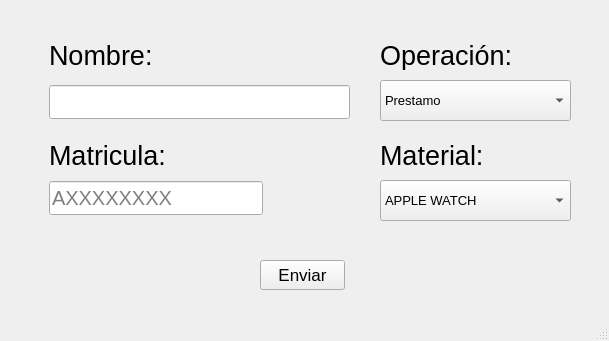
<?xml version="1.0" encoding="UTF-8"?>
<ui version="4.0">
 <class>MainWindow</class>
 <widget class="QMainWindow" name="MainWindow">
  <property name="geometry">
   <rect>
    <x>0</x>
    <y>0</y>
    <width>609</width>
    <height>341</height>
   </rect>
  </property>
  <property name="windowTitle">
   <string>MainWindow</string>
  </property>
  <widget class="QWidget" name="centralwidget">
   <widget class="QLabel" name="label_2">
    <property name="geometry">
     <rect>
      <x>49</x>
      <y>140</y>
      <width>122</width>
      <height>30</height>
     </rect>
    </property>
    <property name="font">
     <font>
      <family>Ubuntu</family>
      <pointsize>20</pointsize>
      <weight>50</weight>
      <bold>false</bold>
     </font>
    </property>
    <property name="text">
     <string>Matricula:</string>
    </property>
   </widget>
   <widget class="QLabel" name="label">
    <property name="geometry">
     <rect>
      <x>49</x>
      <y>40</y>
      <width>107</width>
      <height>30</height>
     </rect>
    </property>
    <property name="font">
     <font>
      <family>Ubuntu</family>
      <pointsize>20</pointsize>
      <weight>50</weight>
      <bold>false</bold>
     </font>
    </property>
    <property name="text">
     <string>Nombre:</string>
    </property>
   </widget>
   <widget class="QLabel" name="label_3">
    <property name="geometry">
     <rect>
      <x>380</x>
      <y>140</y>
      <width>109</width>
      <height>30</height>
     </rect>
    </property>
    <property name="font">
     <font>
      <family>Ubuntu</family>
      <pointsize>20</pointsize>
      <weight>50</weight>
      <bold>false</bold>
     </font>
    </property>
    <property name="text">
     <string>Material:</string>
    </property>
   </widget>
   <widget class="QLineEdit" name="lineEdit">
    <property name="geometry">
     <rect>
      <x>49</x>
      <y>85</y>
      <width>301</width>
      <height>34</height>
     </rect>
    </property>
    <property name="font">
     <font>
      <pointsize>15</pointsize>
     </font>
    </property>
    <property name="text">
     <string/>
    </property>
    <property name="placeholderText">
     <string/>
    </property>
   </widget>
   <widget class="QLineEdit" name="lineEdit_2">
    <property name="geometry">
     <rect>
      <x>49</x>
      <y>181</y>
      <width>214</width>
      <height>34</height>
     </rect>
    </property>
    <property name="maximumSize">
     <size>
      <width>503</width>
      <height>16777215</height>
     </size>
    </property>
    <property name="font">
     <font>
      <pointsize>15</pointsize>
     </font>
    </property>
    <property name="text">
     <string/>
    </property>
    <property name="placeholderText">
     <string>AXXXXXXXX</string>
    </property>
   </widget>
   <widget class="QComboBox" name="comboBox">
    <property name="geometry">
     <rect>
      <x>380</x>
      <y>180</y>
      <width>191</width>
      <height>41</height>
     </rect>
    </property>
    <property name="font">
     <font>
      <pointsize>10</pointsize>
     </font>
    </property>
    <item>
     <property name="text">
      <string>APPLE WATCH</string>
     </property>
    </item>
    <item>
     <property name="text">
      <string>LONGPLACEHOLDERS</string>
     </property>
    </item>
   </widget>
   <widget class="QPushButton" name="pushButton">
    <property name="geometry">
     <rect>
      <x>260</x>
      <y>260</y>
      <width>85</width>
      <height>30</height>
     </rect>
    </property>
    <property name="font">
     <font>
      <pointsize>13</pointsize>
     </font>
    </property>
    <property name="text">
     <string>Enviar</string>
    </property>
   </widget>
   <widget class="QComboBox" name="comboBox_2">
    <property name="geometry">
     <rect>
      <x>380</x>
      <y>80</y>
      <width>191</width>
      <height>41</height>
     </rect>
    </property>
    <property name="font">
     <font>
      <pointsize>10</pointsize>
     </font>
    </property>
    <item>
     <property name="text">
      <string>Prestamo</string>
     </property>
    </item>
    <item>
     <property name="text">
      <string>Devolucion</string>
     </property>
    </item>
   </widget>
   <widget class="QLabel" name="label_4">
    <property name="geometry">
     <rect>
      <x>380</x>
      <y>40</y>
      <width>141</width>
      <height>30</height>
     </rect>
    </property>
    <property name="font">
     <font>
      <family>Ubuntu</family>
      <pointsize>20</pointsize>
      <weight>50</weight>
      <bold>false</bold>
     </font>
    </property>
    <property name="text">
     <string>Operación:</string>
    </property>
   </widget>
  </widget>
  <widget class="QStatusBar" name="statusbar"/>
 </widget>
 <tabstops>
  <tabstop>lineEdit</tabstop>
  <tabstop>lineEdit_2</tabstop>
  <tabstop>comboBox_2</tabstop>
  <tabstop>comboBox</tabstop>
  <tabstop>pushButton</tabstop>
 </tabstops>
 <resources/>
 <connections>
  <connection>
   <sender>pushButton</sender>
   <signal>clicked()</signal>
   <receiver>comboBox</receiver>
   <slot>clear()</slot>
   <hints>
    <hint type="sourcelabel">
     <x>283</x>
     <y>278</y>
    </hint>
    <hint type="destinationlabel">
     <x>391</x>
     <y>193</y>
    </hint>
   </hints>
  </connection>
  <connection>
   <sender>pushButton</sender>
   <signal>clicked()</signal>
   <receiver>lineEdit</receiver>
   <slot>clear()</slot>
   <hints>
    <hint type="sourcelabel">
     <x>271</x>
     <y>275</y>
    </hint>
    <hint type="destinationlabel">
     <x>234</x>
     <y>111</y>
    </hint>
   </hints>
  </connection>
  <connection>
   <sender>pushButton</sender>
   <signal>clicked()</signal>
   <receiver>lineEdit_2</receiver>
   <slot>clear()</slot>
   <hints>
    <hint type="sourcelabel">
     <x>287</x>
     <y>282</y>
    </hint>
    <hint type="destinationlabel">
     <x>213</x>
     <y>192</y>
    </hint>
   </hints>
  </connection>
  <connection>
   <sender>pushButton</sender>
   <signal>clicked()</signal>
   <receiver>MainWindow</receiver>
   <slot>dbopswrapper()</slot>
   <hints>
    <hint type="sourcelabel">
     <x>330</x>
     <y>269</y>
    </hint>
    <hint type="destinationlabel">
     <x>461</x>
     <y>299</y>
    </hint>
   </hints>
  </connection>
 </connections>
 <slots>
  <slot>dbopswrapper(QLineEdit::text,QLineEdit2::text,comboBox::currentText,comboBox2::currentText)</slot>
 </slots>
</ui>
